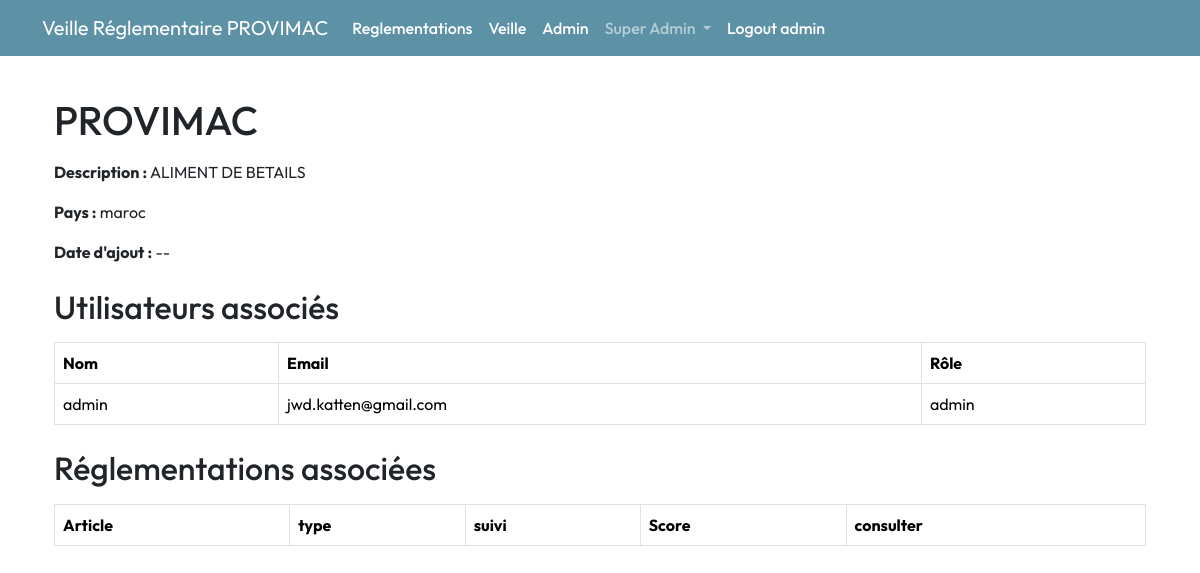
Before: /entreprise/1 (signed in) with the older database file.
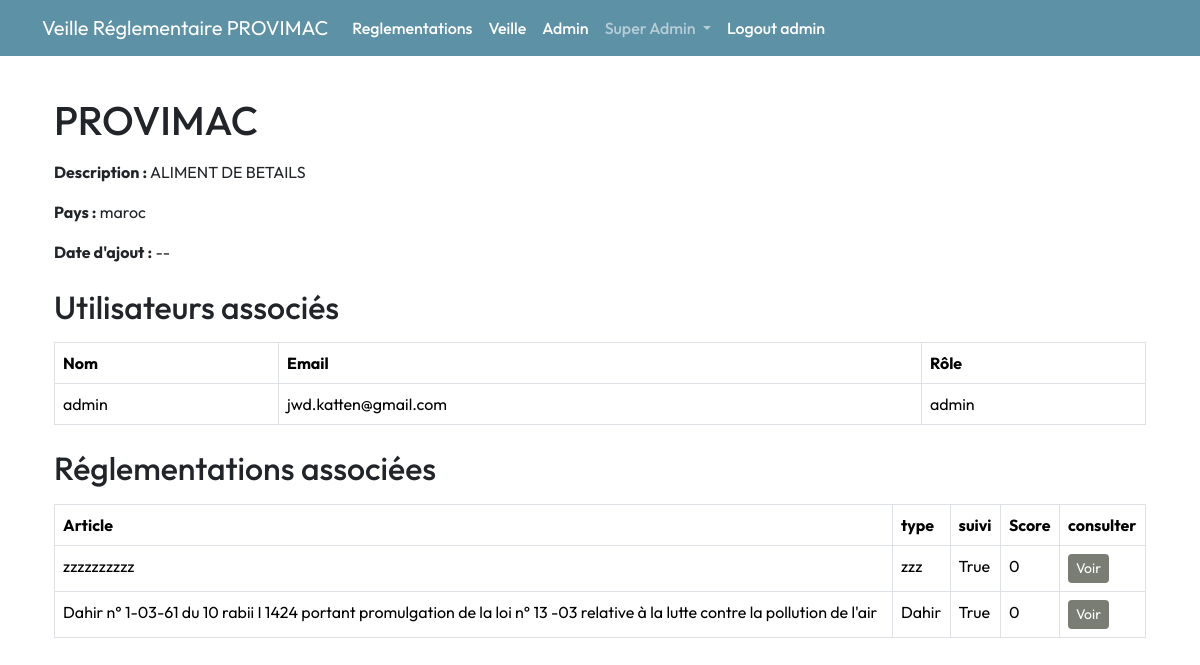
After: the same page with the newer database file.
### app/models.py (models this page shows, shortened)
class Entreprise(db.Model):
    __tablename__ = 'entreprise'
    id = db.Column(db.Integer, primary_key=True)
    nom = db.Column(db.String(100), nullable=False, unique=True )
    description = db.Column(db.Text, nullable=True)
    pays = db.Column(db.String(100), nullable=True)
    date_creation = db.Column(db.Date, nullable=True)
    utilisateurs = db.relationship('User', backref='entreprise', lazy=True,  cascade="all, delete-orphan")
    reglementations = db.relationship('EntrepriseReglementation', backref='entreprise', lazy=True,  cascade="all, delete-orphan")
    notifications = db.relationship('Notification', backref='entreprise', lazy=True)
    audits = db.relationship('Audit', backref='entreprise', lazy=True)
    secteurs = db.relationship('Secteur', secondary='entreprise_secteur', back_populates='entreprises',  cascade="all")

class User(db.Model, UserMixin):
    __tablename__ = 'utilisateur'
    id = db.Column(db.Integer, primary_key=True)
    name = db.Column(db.String(50), nullable=False, unique=True)
    email = db.Column(db.String(120), unique=True, nullable=False)
    role = db.Column(db.Enum(RoleUtilisateur), nullable=False)
    password_hash = db.Column(db.String(128), nullable=False)
    entreprise_id = db.Column(db.Integer, db.ForeignKey('entreprise.id'), nullable=True)

class EntrepriseReglementation(db.Model):
    __tablename__ = 'entreprise_reglementation'
    id = db.Column(db.Integer, primary_key=True)
    entreprise_id = db.Column(db.Integer, db.ForeignKey('entreprise.id'), nullable=False)
    reglementation_id = db.Column(db.Integer, db.ForeignKey('reglementation.id'), nullable=False)
    suivi = db.Column(db.Boolean, default=True, nullable=False)  # Permet de savoir si l'entreprise suit cette réglementation
    score = db.Column(db.Integer, default=0, nullable=True)
    reglementation = db.relationship('Reglementation', backref='entreprises_associees')

class Reglementation(db.Model):
    __tablename__ = 'reglementation'
    id = db.Column(db.Integer, primary_key=True)
    titre = db.Column(db.String(200), nullable=False, unique=True)
    type_texte = db.Column(db.String(100), nullable=False)
    date_publication = db.Column(db.Date, nullable=False)
    date_derniere_mise_a_jour = db.Column(db.Date, nullable=True)
    source = db.Column(db.String(200), nullable=False)
    langue = db.Column(db.String(50), nullable=True)
    secteurs=db.relationship('ReglementationSecteur', back_populates='reglementation', lazy=True)
    theme_id = db.Column(db.Integer, db.ForeignKey('theme.id'), nullable=False)
    sous_domaine_id = db.Column(db.Integer, db.ForeignKey('sous_domaine.id'), nullable=False)
    versions = db.relationship('VersionReglementation', backref='reglementation', lazy=True)
    articles = db.relationship('Article', backref='reglementation', lazy=True)

### app/routes/reglement.py (the view)
@bp.route('/entreprise/<int:entreprise_id>', methods=['GET'])
@login_required
def afficher_entreprise(entreprise_id):
    entreprise = Entreprise.query.filter_by(id=entreprise_id).first_or_404()
    utilisateurs = User.query.filter_by(entreprise_id=entreprise.id).all()
    return render_template(
        'entreprise/afficher_entreprise.html',
        entreprise=entreprise,
        utilisateurs=utilisateurs
    )

### app/templates/entreprise/afficher_entreprise.html
{% extends "layout.html" %}
{% block content %}
<div class="container mt-4">
    <h1 class="mb-3">{{ entreprise.nom }}</h1>
    <p><strong>Description :</strong> {{ entreprise.description }}</p>
    <p><strong>Pays :</strong> {{ entreprise.pays }}</p>
    <p><strong>Date d'ajout :</strong>
        {{ entreprise.date_creation.strftime('%d/%m/%Y') if entreprise.date_creation else '--' }}
    </p>
    <h2 class="mt-4">Utilisateurs associés</h2>
    {% if utilisateurs %}
    <table class="table table-bordered mt-3">
        <thead>
            <tr>
                <th>Nom</th>
                <th>Email</th>
                <th>Rôle</th>
            </tr>
        </thead>
        <tbody>
            {% for user in utilisateurs %}
            <tr>
                <td>{{ user.name }}</td>
                <td>{{ user.email }}</td>
                <td>{{ user.role.value}}</td>
            </tr>
            {% endfor %}
        </tbody>
    </table>
    {% else %}
    <p>Aucun utilisateur n'est associé à cette entreprise.</p>
    {% endif %}
    <h2 class="mt-4">Réglementations associées</h2>
    <table class="table table-bordered mt-3">
        <thead>
            <tr>
                <th>Article</th>
                <th>type</th>
                <th>suivi</th>
                <th>Score</th>
                <th>consulter</th>
            </tr>
        </thead>
        <tbody>
            {% for entreprise_reglementation in entreprise.reglementations %}
            <tr>
                <td>{{ entreprise_reglementation.reglementation.titre }}</td>
                <td>{{ entreprise_reglementation.reglementation.type_texte }}</td>
                <td>{{ entreprise_reglementation.suivi }}</td>
                <td>{{ entreprise_reglementation.score }}</td>
                <td>
                    <a href="{{ url_for('evaluation.afficher_evaluations', entreprise_id=entreprise.id,reglementation_id = entreprise_reglementation.reglementation.id ) }}"
                        class="btn btn-primary btn-sm">Voir</a>
                </td>
            </tr>
            {% endfor %}
        </tbody>
    </table>
</div>
{% endblock %}

### app/templates/layout.html (shortened to what this page needs)
<!DOCTYPE html>
<html lang="en">
  <head>
    <link
      href="https://cdn.jsdelivr.net/npm/bootstrap@5.3.3/dist/css/bootstrap.min.css"
      rel="stylesheet"
 />
    <link rel="stylesheet"
      href="{{ url_for('static', filename='main.css') }}" />
    <link rel="stylesheet"
      href="https://cdnjs.cloudflare.com/ajax/libs/font-awesome/6.0.0-beta3/css/all.min.css">
  </head>
  <body>
    {% if current_user.is_authenticated %}
    <header class="site-header sticky-top">
      <nav class="navbar navbar-expand-lg navbar-dark">
        <div class="container">
          <a class="navbar-brand" href="/">Veille Réglementaire
            {{current_user.entreprise.nom}}</a>
          <div class="collapse navbar-collapse" id="navbarToggle">
            <ul class="navbar-nav me-auto mb-2 mb-lg-0">
              <li class="nav-item">
                <a class="nav-link text-white"
                  href="{{ url_for('reglement.liste_reglementations') }}">
                  Reglementations
                </a>
              </li>
              <li class="nav-item">
                <a class="nav-link text-white"
                  href="{{ url_for('entreprise.afficher_entreprise', entreprise_id=current_user.entreprise_id) }}">
                  Veille
                </a>
              </li>
              <li class="nav-item">
                <a class="nav-link text-white"
                  href="{{ url_for('manager.liste_utilisateurs', entreprise_id=current_user.entreprise.id) }}">
                  Admin
                </a>
              </li>
              {% if current_user.is_authenticated and current_user.role.name ==
              'ADMIN' %}
              <li class="nav-item dropdown">
                <a
                  class="nav-link dropdown-toggle {{ 'active' if request.endpoint.startswith('ingredient.') else '' }}"
                  href="#" id=" entrepriseDropdown" role="button"
                  data-bs-toggle="dropdown" aria-expanded="false">
                  Super Admin
                </a>
              </li>
              {% endif %}
              <li class="nav-item">
                <a class="nav-link text-white"
                  href="{{ url_for('admin.logout') }}">Logout {{
                  current_user.role.value }}</a>
              </li>
            </ul>
          </div>
        </div>
      </nav>
    </header>
    {% endif %}
    <div class="container mt-3">{% include 'main/flash_msg.html' %} {%
      block content %}{% endblock %}</div>
    <link
      href="https://cdnjs.cloudflare.com/ajax/libs/select2/4.0.13/css/select2.min.css"
      rel="stylesheet" />
  </body>
</html>

### app/static/main.css (style rules this page uses)
:root { --nomai : #5d91a5; --vert : #797d73; --roze: #fc83cd33; --blue: #0b76b488; }
body { font-family: 'Outfit', sans-serif; }
.btn-primary { background-color: var(--vert) ; border: none; }
.navbar { background-color: var(--nomai); }
.nav-link { font-weight: 500; position: relative; border: none; }
@media (min-width: 768px) { .nav-link { font-size: 1rem; } }
@media (min-width: 768px) { .nav-link::before { content: ''; position: absolute; bottom: 0; left: 50%; transform: translatex(-50%); width: 0%; height: 2px; background-color: white; visibility: hidden; transition: 0.3s ease-in-out; } }
.btn { min-width: auto; }

Changed rows visible on the page:
added EntrepriseReglementation: reglementation.titre "zzzzzzzzzz", reglementation.type_texte "zzz", suivi "True", score "0"
added EntrepriseReglementation: reglementation.titre "Dahir n° 1-03-61 du 10 rabii I 1424 portant promulgation de la loi n° 13 -03 relative à la lutte contre la pollution de l'air", reglementation.type_texte "Dahir", suivi "True", score "0"
